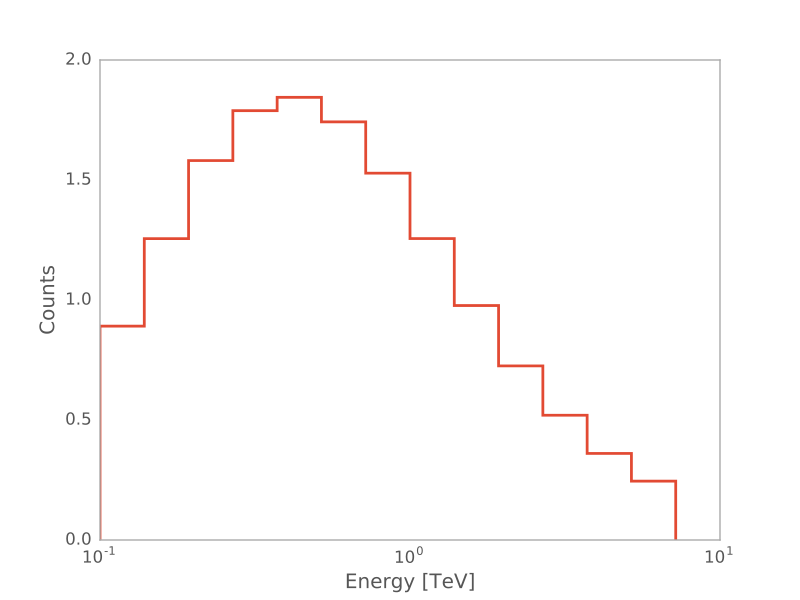

Reproduce this figure in Python.
from gammapy.irf import EnergyDispersion, EffectiveAreaTable
from gammapy.spectrum import models, calculate_predicted_counts
import numpy as np
import astropy.units as u
import matplotlib.pyplot as plt

e_true = np.logspace(-2,2.5,109) * u.TeV
e_reco = np.logspace(-2,2,73) * u.TeV

aeff = EffectiveAreaTable.from_parametrization(energy=e_true)
edisp = EnergyDispersion.from_gauss(e_true=e_true, e_reco=e_reco,
                                    sigma=0.3)

model = models.PowerLaw(index=2.3,
                        amplitude=2.5 * 1e-12 * u.Unit('cm-2 s-1 TeV-1'),
                        reference=1*u.TeV)

livetime = 1 * u.h
e_reco_desired = np.logspace(-1, 1, 15) * u.TeV

npred = calculate_predicted_counts(model=model,
                                   aeff=aeff,
                                   edisp=edisp,
                                   livetime=livetime,
                                   e_reco=e_reco_desired)

npred.plot_hist()
plt.show()
